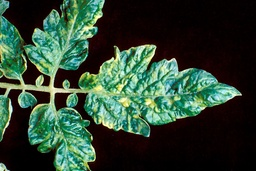
#> input picture Dataset (Segmentasi Photoshop & Citra Original)/Citra Original/tomato-mosaic-virus.jpg, 256 x 171 px, shrunk from 907 x 605 before the run, found by its file name
$ jupyter execute --allow-errors 'Codingan Proyek Akhir Pengantar Pengolahan Citra Digital Fix (3).ipynb'   (shell and % lines are left out)
#> lines starting #> are read from the running program, lines starting #| are printed output that depends on the picture
[cell 1]
# Mengimport Library

import numpy as np
import pandas as pd
import cv2 as cv

import matplotlib.pyplot as plt
import matplotlib.image as image
plt.style.use("ggplot")

from statistics import mode
from skimage import io
from skimage.io import imread, imshow
from sklearn.cluster import KMeans
from sklearn.cluster import MiniBatchKMeans
from sklearn.datasets import load_sample_image
import seaborn as sns; sns.set()

[cell 2]
# [6 lines of commented-out code are left out]

daun = imread("C:\\Users\\super\\Downloads\\tomato-mosaic-virus.jpg")
#> daun is the input picture: shape (171, 256, 3); mean R, G, B 46.3, 68.7, 51.5
# daun = imread("C:\\Users\\super\\Downloads\\mosaic.jpg")
manual = imread("C:\\Users\\super\\Downloads\\tomato-mosaic-virus-manual.jpg")
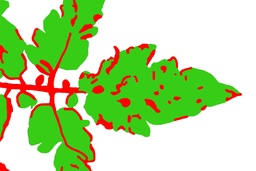
#> input picture Segmentasi photoshop/tomato-mosaic-virus-manual.jpg, 256 x 171 px, shrunk from 907 x 605 before the run, found by its file name
#> manual is the input picture: shape (171, 256, 3); mean R, G, B 184.3, 215.9, 153.1
# [8 lines of commented-out code are left out]
ax = plt.axes(xticks=[], yticks=[])
ax.imshow(daun);
ax.set_title('Citra Original', size=16);

[cell 3]
# Preprocessing Citra (Melakukan Contras Streching)
contrass_image = daun
xp = [0, 64, 128, 192, 255]
fp = [0, 16, 128, 240, 255]
x = np.arange(256)
table = np.interp(x, xp, fp).astype('uint8')
contrass_image = cv.LUT(contrass_image, table)
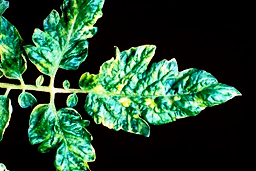
#> contrass_image: shape (171, 256, 3); mean R, G, B 37.5, 72.9, 48.9

# Menampilkan Citra Hasil Contrass Streching
ax = plt.axes(xticks=[], yticks=[])
ax.imshow(contrass_image);
ax.set_title('Citra Hasil Contrast Streching', size=16);

[cell 4]
# Melakukan Normalisasi Citra
norm_image = contrass_image / 255.0

# Mendefinisikan Baris dan Kolom Citra
baris = norm_image.shape[0]
#> baris = 171
kolom = norm_image.shape[1]
#> kolom = 256

# Mengubah Ukuran Citra
norm_image = norm_image.reshape(baris*kolom, 3)
manual = cv.resize(manual,(kolom,baris))

[cell 5]
# Membuat Fungsi Untuk Memvisualisasikan Persebaran Warna Citra Melalui Scatter Plot
def plot_pixels(daun, title, colors=None, N=10000):
#> called with daun = array of shape (43776, 3), title = 'Plot persebaran warna pada citra', N = 10000
    if colors is None:
        colors = daun

    # Membuat Subset Random
    rng = np.random.RandomState(0)
    i = rng.permutation(daun.shape[0])[:N]
    colors = colors[i]
    R, G, B = daun[i].T
#> R = 10000 values, max 1 at index 5997, min 0 at index 8, mean 0.146; G = 10000 values, max 1 at index 405, min 0 at index 2, mean 0.285; B = 10000 values, max 0.992 at index 5986, min 0 at index 2, mean 0.19

    # Membuat Scatter Plot dengan Sumbu-x yang Menyatakan Ruang Warna Merah dan Sumbu-y Menyatakan Ruang Warna Hijau
    fig, ax = plt.subplots(1, 2, figsize=(16, 6))
    ax[0].scatter(R, G, color=colors, marker='.')
    ax[0].set(xlabel='Red', ylabel='Green', xlim=(0, 1), ylim=(0, 1))

    # Membuat Scatter Plot dengan Sumbu-x yang Menyatakan Ruang Warna Merah dan Sumbu-y Menyatakan Ruang Warna Biru
    ax[1].scatter(R, B, color=colors, marker='.')
    ax[1].set(xlabel='Red', ylabel='Blue', xlim=(0, 1), ylim=(0, 1))

    # Menampilkan Judul Pada Scatter Plot
    fig.suptitle(title, size=20);

[cell 6]
# Menampilkan Plot Persebaran Warna pada Citra
plot_pixels(norm_image, title='Plot persebaran warna pada citra')

[cell 7]
# Mengimport Warning Untuk Mengabaikan Error
import warnings; warnings.simplefilter('ignore')

# Memilih Jumlah Cluster pada K-Means pada Citra
kmeans = MiniBatchKMeans(16)
kmeans.fit(norm_image)
new_colors = kmeans.cluster_centers_[kmeans.predict(norm_image)]

# Menampilkan Scatter Plot Persebaran Warna Hasil K-Means Clustering
plot_pixels(norm_image, colors=new_colors,
            title="Persebaran warna hasil k-means clustering pada salah satu citra bacterial spot")

[cell 8]
# Mengembalikan Ukuran Citra ke Ukuran Semula
daun_kmeans = new_colors.reshape(norm_image.shape)
daun_kmeans = daun_kmeans.reshape(baris,kolom,3)
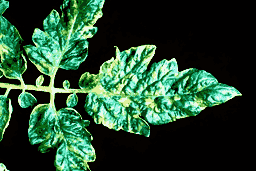
#> daun_kmeans: shape (171, 256, 3) float64; mean of channels 0, 1, 2 0.147, 0.285, 0.192; drawn as R, G, B

# Menampilkan Perbandingan Citra Asal dengan Citra Hasil Segmentasi
fig, ax = plt.subplots(1, 2, figsize=(16, 6),
                       subplot_kw=dict(xticks=[], yticks=[]))
fig.subplots_adjust(wspace=0.05)
ax[0].imshow(daun)
ax[0].set_title('Citra Semula', size=16)
ax[1].imshow(daun_kmeans)
ax[1].set_title('Citra Hasil Segmentasi', size=16);

[cell 9]
# Mencari Background Citra dari Modus Warna pada Tepian Citra
back_B = []
back_G = []
back_R = []

# Mendefinisikan Tepian Citra
tepi_kolom = [0,1,2,kolom-3,kolom-2,kolom-1]
#> tepi_kolom = [0, 1, 2, 253, 254, 255]
tepi_baris = [0,1,2,baris-3,baris-2,baris-1]
#> tepi_baris = [0, 1, 2, 168, 169, 170]

# Membuat List Berisi Warna-warna BGR dari Tepian Citra
for i in range(baris):
    for j in tepi_kolom:
        back_B.append(daun_kmeans[i,j,0])
        back_G.append(daun_kmeans[i,j,1])
        back_R.append(daun_kmeans[i,j,2])
#> after the loop, back_B = 1026 values, max 0.915 at index 290, min 0.00534 at index 3, mean 0.131; back_G = 1026 values, max 0.979 at index 290, min 0.000233 at index 3, mean 0.268; back_R = 1026 values, max 0.91 at index 290, min 0.000113 at index 3, mean 0.166
for i in tepi_baris:
    for j in range(kolom):
        back_B.append(daun_kmeans[i,j,0])
        back_G.append(daun_kmeans[i,j,1])
        back_R.append(daun_kmeans[i,j,2])
#> after the loop, back_B = 2562 values, max 0.915 at index 290, min 0.00534 at index 3, mean 0.0833; back_G = 2562 values, max 0.979 at index 290, min 0.000233 at index 3, mean 0.173; back_R = 2562 values, max 0.91 at index 290, min 0.000113 at index 3, mean 0.109

# Mencari Modus dari Ruang Warna BGR dari Tepian Citra
modus_B = mode(back_B)
#> modus_B = 0.00534
modus_G = mode(back_G)
#> modus_G = 0.000233
modus_R = mode(back_R)
#> modus_R = 0.000113

[cell 10]
# Membuat Citra Hasil K-Means Tanpa Background
tanpa_back = np.zeros([baris,kolom,3])

for i in range(baris):
    for j in range(kolom):
        tanpa_back[i,j,2] = 1

for i in range(baris):
    for j in range(kolom):
        if abs(daun_kmeans[i,j,0] - modus_B) <= 0.15 and abs(daun_kmeans[i,j,1] - modus_G) <= 0.15 and abs(daun_kmeans[i,j,2] - modus_R) <= 0.15:
            continue
        else:
            tanpa_back[i,j] = daun_kmeans[i,j]
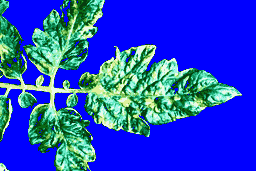
#> tanpa_back: shape (171, 256, 3) float64; mean of channels 0, 1, 2 0.141, 0.284, 0.776; drawn as R, G, B

# Menampilkan Citra Hasil K-Means Tanpa Background
ax = plt.axes(xticks=[], yticks=[])
ax.imshow(tanpa_back);
ax.set_title('Citra hasil k-means tanpa background', size=16)

[cell 11]
# Citra Hasil Contrast Streching Tanpa Background
for i in range(baris):
    for j in range(kolom):
        if tanpa_back[i,j,0] == 0 and tanpa_back[i,j,1] == 0 and tanpa_back[i,j,2] == 1:
            contrass_image[i,j,0] = 0
            contrass_image[i,j,1] = 0
            contrass_image[i,j,2] = 255
        else:
            continue

# Menampilkan Citra Hasil Contrast Streching Tanpa Background
ax = plt.axes(xticks=[], yticks=[])
ax.imshow(contrass_image)
ax.set_title('Citra hasil contrast streching tanpa background', size=16);

[cell 12]
# Mengubah Citra ke dalam Ruang Warna HSV
HSV = cv.cvtColor(contrass_image, cv.COLOR_BGR2HSV)
#> HSV: shape (171, 256, 3); mean H, S, V 21.8, 216.8, 221.7

# Mencari Masing-masing Komponen Ruang Warna HSV
H = HSV[:,:,0]
S = HSV[:,:,1]
V = HSV[:,:,2]
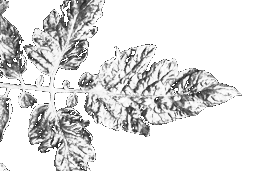
#> V: shape (171, 256); min 30, max 255, mean 221.7

# Menampilkan Perbandingan Masing-Masing Komponen Ruang Warna HSV
fig, ax = plt.subplots(2, 2, figsize=(16, 6),
                       subplot_kw=dict(xticks=[], yticks=[]))
fig.subplots_adjust(wspace=0.05)

# Menampilkan Citra dalam Ruang Warna HSV
ax[0,0].imshow(HSV)
ax[0,0].set_title('Citra dalam Ruang Warna HSV', size=16)

# Menampilkan Citra Masing-masing Komponen
ax[1,0].imshow(np.uint8(H))
ax[1,0].set_title('Citra dalam Ruang Warna H', size=16);
ax[0,1].imshow(np.uint8(S))
ax[0,1].set_title('Citra dalam Ruang Warna S', size=16)
ax[1,1].imshow(np.uint8(V))
ax[1,1].set_title('Citra dalam Ruang Warna V', size=16);

[cell 13]
# Mendeteksi Bagian Daun Berpenyakit dengan Nilai H yang Berada pada Rentang 80 <= Value <= 175
sakit = np.zeros([baris,kolom,3])
sehat = np.zeros([baris,kolom,3])

for i in range(baris):
    for j in range(kolom):
        sakit[i,j,2] = 255
        sehat[i,j,2] = 255

for i in range(baris):
    for j in range(kolom):
        if H[i,j] >= 80 and H[i,j] <= 175:
            sakit[i,j,:] = contrass_image[i,j,:]
        else:
            sehat[i,j,:] = contrass_image[i,j,:]
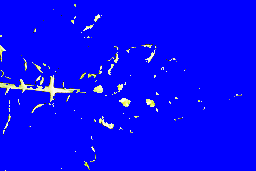
#> sakit: shape (171, 256, 3) float64; mean of channels 0, 1, 2 7.4, 7.6, 251.2; drawn as R, G, B
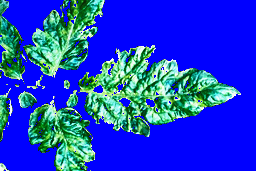
#> sehat: shape (171, 256, 3) float64; mean of channels 0, 1, 2 28.7, 64.9, 201.6; drawn as R, G, B

fig, ax = plt.subplots(1, 2, figsize=(16, 6),
                       subplot_kw=dict(xticks=[], yticks=[]))
fig.subplots_adjust(wspace=0.05)

ax[0].imshow(np.uint8(sakit))
ax[0].set_title('Bagian daun yang sakit', size=16);
ax[1].imshow(np.uint8(sehat))
ax[1].set_title('Bagian daun yang sehat', size=16);
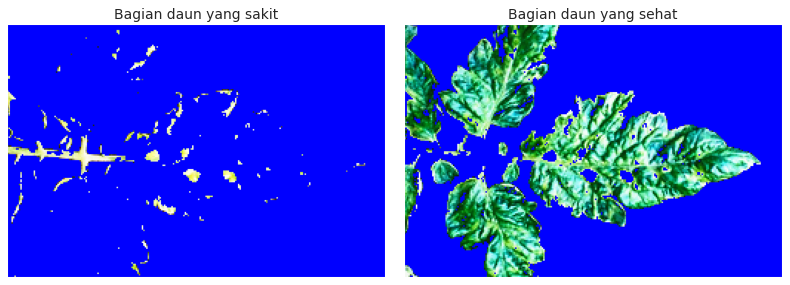
#> figure drawn by matplotlib, 2 panels

[cell 14]
# Melakukan Thresholding
hasil = np.zeros([baris,kolom,3])

for i in range(baris):
    for j in range(kolom):
        hasil[i,j,2] = 255

for i in range(baris):
    for j in range(kolom):
        if sehat[i,j,2] == 255 and sakit[i,j,2] == 255:
            hasil[i,j,2] = 255
        elif sehat[i,j,0] != 0 or sehat[i,j,1] !=0:
            hasil[i,j,1] = 255
            hasil[i,j,2] = 0
        elif sakit[i,j,0] != 0 or sakit[i,j,1] !=0:
            hasil[i,j,0] = 255
            hasil[i,j,2] = 0
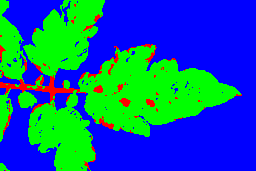
#> hasil: shape (171, 256, 3) float64; mean of channels 0, 1, 2 9, 96.9, 149.1; drawn as R, G, B

ax = plt.axes(xticks=[], yticks=[])
ax.imshow(np.uint8(hasil))
ax.set_title('Hasil Segmentasi Program Python', size=16);

[cell 15]
# Melakukan Thresholding pada Citra Segmentasi Manual
manual_fix = np.zeros([baris,kolom,3])
manual = cv.cvtColor(manual, cv.COLOR_BGR2RGB)

for i in range(baris):
    for j in range(kolom):
        if manual[i,j,0] >= 240 and manual[i,j,1] >= 240 and manual[i,j,2] >= 240:
            manual_fix[i,j,2] = 255
        elif manual[i,j,1] >= 200:
            manual_fix[i,j,1] = 255
        elif manual[i,j,2] >= 200:
            manual_fix[i,j,0] = 255
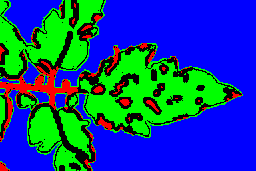
#> manual_fix: shape (171, 256, 3) float64; mean of channels 0, 1, 2 12.5, 73.2, 135.9; drawn as R, G, B

ax = plt.axes(xticks=[], yticks=[])
ax.imshow(np.uint8(manual_fix))
ax.set_title('Hasil Segmentasi Manual dengan Photoshop', size=16);

[cell 16]
# Menghitung Tingkat Akurasi dan Tingkat Presisi Secara Manual
[True_Back, True_Sehat, True_Sakit, False_Back1, False_Back2, False_Sehat1, False_Sehat2, False_Sakit1, False_Sakit2 ] = [0, 0, 0, 0, 0, 0, 0, 0, 0]

for i in range(baris):
    for j in range(kolom):
        if manual_fix[i,j,2] == 255 and hasil[i,j,2] == 255:
            True_Back += 1
        elif manual_fix[i,j,1] == 255 and hasil[i,j,1] == 255:
            True_Sehat += 1
        elif manual_fix[i,j,0] == 255 and hasil[i,j,0] == 255:
            True_Sakit += 1
        elif manual_fix[i,j,1] == 255 and hasil[i,j,2] == 255:
            False_Back1 += 1
        elif manual_fix[i,j,0] == 255 and hasil[i,j,2] == 255:
            False_Back2 += 1
        elif manual_fix[i,j,2] == 255 and hasil[i,j,1] == 255:
            False_Sehat1 += 1
        elif manual_fix[i,j,0] == 255 and hasil[i,j,1] == 255:
            False_Sehat2 += 1
        elif manual_fix[i,j,2] == 255 and hasil[i,j,0] == 255:
            False_Sakit1 += 1
        elif manual_fix[i,j,1] == 255 and hasil[i,j,0] == 255:
            False_Sakit2 += 1
#> after the loop, False_Back1 = 1621

akurasi = (True_Back + True_Sehat + True_Sakit)/(True_Back + True_Sehat + True_Sakit + False_Back1 + False_Back2 + False_Sehat1 + False_Sehat2 + False_Sakit1 + False_Sakit2)
#> (the rest of this cell did not finish here and is left out)

[cell 17]
# Membuat Vektor Satu Dimensi pada Citra Hasil
vector_hasil=[]
for i in range(baris):
    for j in range(kolom):
        if hasil[i,j,2] == 255 and hasil[i,j,1] == 0 and hasil[i,j,0] == 0:
            vector_hasil.append(0)
        elif hasil[i,j,2] == 0 and hasil[i,j,1] == 255 and hasil[i,j,0] == 0:
            vector_hasil.append(1)
        elif hasil[i,j,2] == 0 and hasil[i,j,1] == 0 and hasil[i,j,0] == 255:
            vector_hasil.append(2)
        else:
            vector_hasil.append(0)
vector_hasil=np.array(vector_hasil)

[cell 18]
# Membuat Vektor Satu Dimensi pada Citra Segmentasi Manual
vector_manual=[]
for i in range(baris):
    for j in range(kolom):
        if manual_fix[i,j,2] == 255 and manual_fix[i,j,1] == 0 and manual_fix[i,j,0] == 0:
            vector_manual.append(0)
        elif manual_fix[i,j,2] == 0 and manual_fix[i,j,1] == 255 and manual_fix[i,j,0] == 0:
            vector_manual.append(1)
        elif manual_fix[i,j,2] == 0 and manual_fix[i,j,1] == 0 and manual_fix[i,j,0] == 255:
            vector_manual.append(2)
        else:
            vector_manual.append(0)
vector_manual=np.array(vector_manual)

[cell 19]
# Membuat Confusion Matrix
from sklearn.metrics import confusion_matrix
print(confusion_matrix(vector_manual, vector_hasil))
#| [[23583  5025   451]
#|  [ 1621 10935    15]
#|  [  394   679  1073]]

[cell 20]
# Menghitung Presisi pada masing-masing Bagian Background (0), Bagian Sehat (1), dan Bagian Sakit (2)
from sklearn.metrics import classification_report
print(classification_report(vector_manual,vector_hasil))
#|               precision    recall  f1-score   support
#|            0       0.92      0.81      0.86     29059
#|            1       0.66      0.87      0.75     12571
#|            2       0.70      0.50      0.58      2146
#|     accuracy                           0.81     43776
#|    macro avg       0.76      0.73      0.73     43776
#| weighted avg       0.83      0.81      0.82     43776
